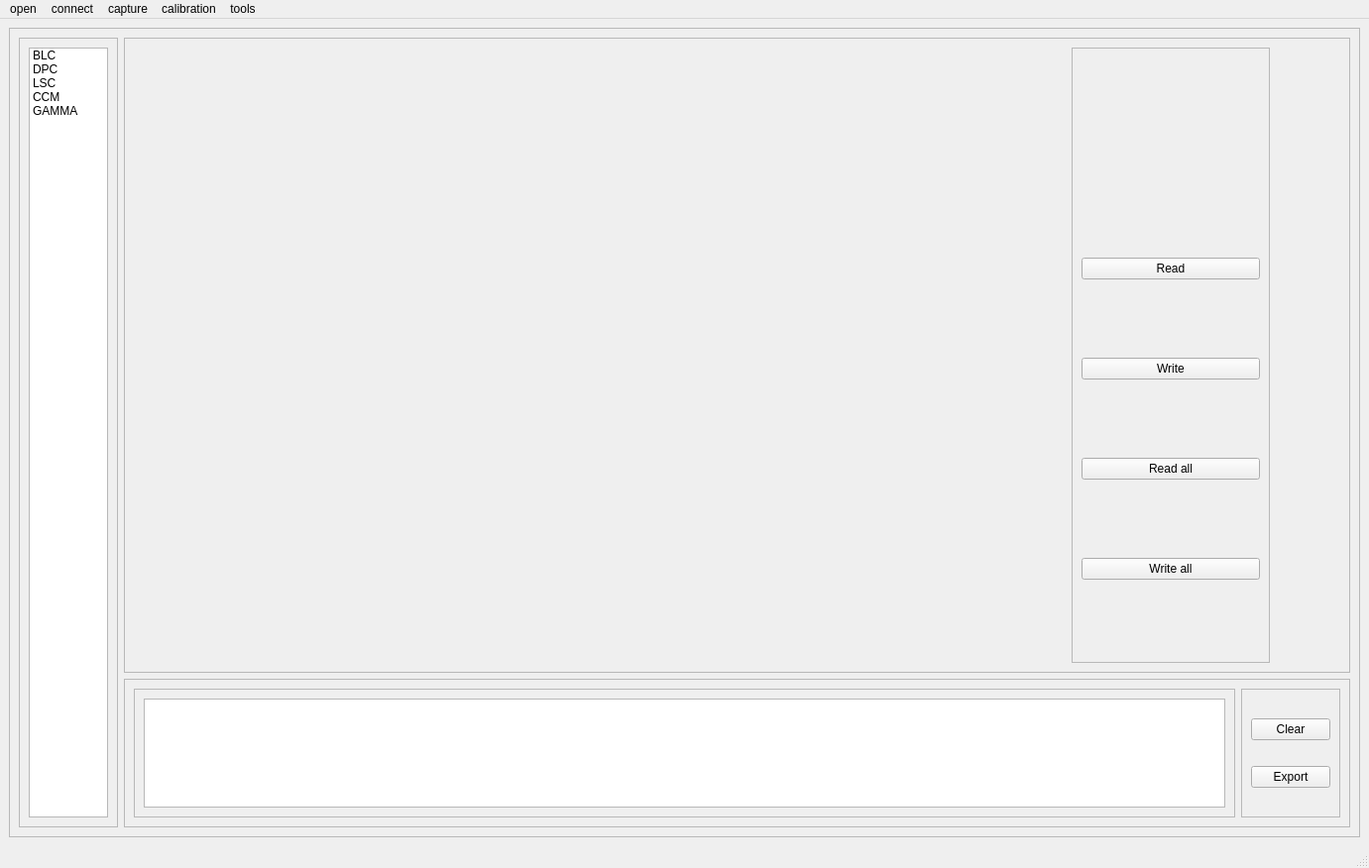
<?xml version="1.0" encoding="UTF-8"?>
<ui version="4.0">
 <class>MainWindow</class>
 <widget class="QMainWindow" name="MainWindow">
  <property name="geometry">
   <rect>
    <x>0</x>
    <y>0</y>
    <width>1381</width>
    <height>876</height>
   </rect>
  </property>
  <property name="windowTitle">
   <string>MainWindow</string>
  </property>
  <widget class="QWidget" name="centralwidget">
   <layout class="QHBoxLayout" name="horizontalLayout">
    <item>
     <widget class="QFrame" name="frame">
      <property name="frameShape">
       <enum>QFrame::StyledPanel</enum>
      </property>
      <property name="frameShadow">
       <enum>QFrame::Raised</enum>
      </property>
      <layout class="QHBoxLayout" name="horizontalLayout_3">
       <item>
        <layout class="QHBoxLayout" name="horizontalLayout_2">
         <item>
          <widget class="QFrame" name="frame_2">
           <property name="minimumSize">
            <size>
             <width>100</width>
             <height>0</height>
            </size>
           </property>
           <property name="maximumSize">
            <size>
             <width>100</width>
             <height>16777215</height>
            </size>
           </property>
           <property name="frameShape">
            <enum>QFrame::StyledPanel</enum>
           </property>
           <property name="frameShadow">
            <enum>QFrame::Raised</enum>
           </property>
           <layout class="QHBoxLayout" name="horizontalLayout_5">
            <item>
             <widget class="QListWidget" name="algorithmListWidget">
              <item>
               <property name="text">
                <string>BLC</string>
               </property>
              </item>
              <item>
               <property name="text">
                <string>DPC</string>
               </property>
              </item>
              <item>
               <property name="text">
                <string>LSC</string>
               </property>
              </item>
              <item>
               <property name="text">
                <string>CCM</string>
               </property>
              </item>
              <item>
               <property name="text">
                <string>GAMMA</string>
               </property>
              </item>
             </widget>
            </item>
           </layout>
          </widget>
         </item>
         <item>
          <layout class="QVBoxLayout" name="verticalLayout">
           <item>
            <widget class="QFrame" name="frame_3">
             <property name="frameShape">
              <enum>QFrame::StyledPanel</enum>
             </property>
             <property name="frameShadow">
              <enum>QFrame::Raised</enum>
             </property>
             <layout class="QHBoxLayout" name="horizontalLayout_6">
              <item>
               <widget class="QStackedWidget" name="parameterStackedWidget">
                <property name="sizePolicy">
                 <sizepolicy hsizetype="Expanding" vsizetype="Expanding">
                  <horstretch>0</horstretch>
                  <verstretch>0</verstretch>
                 </sizepolicy>
                </property>
                <property name="minimumSize">
                 <size>
                  <width>0</width>
                  <height>0</height>
                 </size>
                </property>
                <property name="maximumSize">
                 <size>
                  <width>800</width>
                  <height>16777215</height>
                 </size>
                </property>
                <property name="currentIndex">
                 <number>4</number>
                </property>
                <widget class="QWidget" name="page">
                 <layout class="QHBoxLayout" name="horizontalLayout_15">
                  <item>
                   <layout class="QVBoxLayout" name="verticalLayout_3">
                    <item>
                     <layout class="QHBoxLayout" name="horizontalLayout_9">
                      <item>
                       <widget class="QLabel" name="label_4">
                        <property name="text">
                         <string>Manual Offset R</string>
                        </property>
                       </widget>
                      </item>
                      <item>
                       <widget class="QSpinBox" name="manualOffsetRSpinBox">
                        <property name="maximum">
                         <number>4095</number>
                        </property>
                       </widget>
                      </item>
                      <item>
                       <widget class="QSlider" name="manualOffsetRHorizontalSlider">
                        <property name="maximum">
                         <number>4095</number>
                        </property>
                        <property name="orientation">
                         <enum>Qt::Horizontal</enum>
                        </property>
                       </widget>
                      </item>
                     </layout>
                    </item>
                    <item>
                     <layout class="QHBoxLayout" name="horizontalLayout_10">
                      <item>
                       <widget class="QLabel" name="label_5">
                        <property name="text">
                         <string>Manual Offset Gr</string>
                        </property>
                       </widget>
                      </item>
                      <item>
                       <widget class="QSpinBox" name="manualOffsetGrSpinBox">
                        <property name="maximum">
                         <number>4095</number>
                        </property>
                       </widget>
                      </item>
                      <item>
                       <widget class="QSlider" name="manualOffsetGrHorizontalSlider">
                        <property name="maximum">
                         <number>4095</number>
                        </property>
                        <property name="orientation">
                         <enum>Qt::Horizontal</enum>
                        </property>
                       </widget>
                      </item>
                     </layout>
                    </item>
                    <item>
                     <layout class="QHBoxLayout" name="horizontalLayout_11">
                      <item>
                       <widget class="QLabel" name="label_6">
                        <property name="text">
                         <string>Manual Offset Gb</string>
                        </property>
                       </widget>
                      </item>
                      <item>
                       <widget class="QSpinBox" name="manualOffsetGbSpinBox">
                        <property name="maximum">
                         <number>4095</number>
                        </property>
                       </widget>
                      </item>
                      <item>
                       <widget class="QSlider" name="manualOffsetGbHorizontalSlider">
                        <property name="maximum">
                         <number>4095</number>
                        </property>
                        <property name="orientation">
                         <enum>Qt::Horizontal</enum>
                        </property>
                       </widget>
                      </item>
                     </layout>
                    </item>
                    <item>
                     <layout class="QHBoxLayout" name="horizontalLayout_12">
                      <item>
                       <widget class="QLabel" name="label_7">
                        <property name="text">
                         <string>Manual Offset B</string>
                        </property>
                       </widget>
                      </item>
                      <item>
                       <widget class="QSpinBox" name="manualOffsetBSpinBox">
                        <property name="maximum">
                         <number>4095</number>
                        </property>
                       </widget>
                      </item>
                      <item>
                       <widget class="QSlider" name="manualOffsetBHorizontalSlider">
                        <property name="maximum">
                         <number>4095</number>
                        </property>
                        <property name="orientation">
                         <enum>Qt::Horizontal</enum>
                        </property>
                       </widget>
                      </item>
                     </layout>
                    </item>
                   </layout>
                  </item>
                 </layout>
                </widget>
                <widget class="QWidget" name="page_3">
                 <widget class="QLabel" name="label">
                  <property name="geometry">
                   <rect>
                    <x>410</x>
                    <y>300</y>
                    <width>54</width>
                    <height>12</height>
                   </rect>
                  </property>
                  <property name="text">
                   <string>dpc</string>
                  </property>
                 </widget>
                </widget>
                <widget class="QWidget" name="page_2">
                 <widget class="QLabel" name="label_3">
                  <property name="geometry">
                   <rect>
                    <x>350</x>
                    <y>340</y>
                    <width>54</width>
                    <height>12</height>
                   </rect>
                  </property>
                  <property name="text">
                   <string>lsc</string>
                  </property>
                 </widget>
                </widget>
                <widget class="QWidget" name="page_4">
                 <widget class="QTableWidget" name="ccmTableWidget">
                  <property name="geometry">
                   <rect>
                    <x>20</x>
                    <y>90</y>
                    <width>421</width>
                    <height>151</height>
                   </rect>
                  </property>
                  <row>
                   <property name="text">
                    <string>R</string>
                   </property>
                  </row>
                  <row>
                   <property name="text">
                    <string>G</string>
                   </property>
                  </row>
                  <row>
                   <property name="text">
                    <string>B</string>
                   </property>
                  </row>
                  <column>
                   <property name="text">
                    <string>R</string>
                   </property>
                  </column>
                  <column>
                   <property name="text">
                    <string>G</string>
                   </property>
                  </column>
                  <column>
                   <property name="text">
                    <string>B</string>
                   </property>
                  </column>
                 </widget>
                </widget>
                <widget class="QWidget" name="page_5">
                 <layout class="QVBoxLayout" name="verticalLayout_5">
                  <item>
                   <layout class="QHBoxLayout" name="horizontalLayout_13"/>
                  </item>
                 </layout>
                </widget>
               </widget>
              </item>
              <item>
               <widget class="QFrame" name="frame_8">
                <property name="minimumSize">
                 <size>
                  <width>0</width>
                  <height>0</height>
                 </size>
                </property>
                <property name="maximumSize">
                 <size>
                  <width>200</width>
                  <height>16777215</height>
                 </size>
                </property>
                <property name="frameShape">
                 <enum>QFrame::StyledPanel</enum>
                </property>
                <property name="frameShadow">
                 <enum>QFrame::Raised</enum>
                </property>
                <layout class="QHBoxLayout" name="horizontalLayout_14">
                 <item>
                  <layout class="QVBoxLayout" name="verticalLayout_4">
                   <item alignment="Qt::AlignHCenter">
                    <widget class="QLabel" name="connectIndicatorLabel">
                     <property name="minimumSize">
                      <size>
                       <width>50</width>
                       <height>50</height>
                      </size>
                     </property>
                     <property name="maximumSize">
                      <size>
                       <width>50</width>
                       <height>50</height>
                      </size>
                     </property>
                     <property name="styleSheet">
                      <string notr="true">image: url(:/background/connect_success.png);</string>
                     </property>
                     <property name="text">
                      <string/>
                     </property>
                     <property name="pixmap">
                      <pixmap>:/background/C:/Users/yanke/Desktop/连接成功.png</pixmap>
                     </property>
                     <property name="scaledContents">
                      <bool>true</bool>
                     </property>
                    </widget>
                   </item>
                   <item>
                    <widget class="QPushButton" name="readParamPushButton">
                     <property name="text">
                      <string>Read</string>
                     </property>
                    </widget>
                   </item>
                   <item>
                    <widget class="QPushButton" name="writeParamPushButton">
                     <property name="text">
                      <string>Write</string>
                     </property>
                    </widget>
                   </item>
                   <item>
                    <widget class="QPushButton" name="readAllParamPushButton">
                     <property name="text">
                      <string>Read all</string>
                     </property>
                    </widget>
                   </item>
                   <item>
                    <widget class="QPushButton" name="writeAllParamPushButton">
                     <property name="text">
                      <string>Write all</string>
                     </property>
                    </widget>
                   </item>
                  </layout>
                 </item>
                </layout>
               </widget>
              </item>
             </layout>
            </widget>
           </item>
           <item>
            <widget class="QFrame" name="frame_4">
             <property name="minimumSize">
              <size>
               <width>0</width>
               <height>150</height>
              </size>
             </property>
             <property name="maximumSize">
              <size>
               <width>16777215</width>
               <height>150</height>
              </size>
             </property>
             <property name="frameShape">
              <enum>QFrame::StyledPanel</enum>
             </property>
             <property name="frameShadow">
              <enum>QFrame::Raised</enum>
             </property>
             <layout class="QHBoxLayout" name="horizontalLayout_7">
              <item>
               <layout class="QHBoxLayout" name="horizontalLayout_4">
                <item>
                 <widget class="QFrame" name="frame_5">
                  <property name="frameShape">
                   <enum>QFrame::StyledPanel</enum>
                  </property>
                  <property name="frameShadow">
                   <enum>QFrame::Raised</enum>
                  </property>
                  <layout class="QHBoxLayout" name="horizontalLayout_8">
                   <item>
                    <widget class="QTextBrowser" name="logTextBrowser"/>
                   </item>
                  </layout>
                 </widget>
                </item>
                <item>
                 <widget class="QFrame" name="frame_6">
                  <property name="frameShape">
                   <enum>QFrame::StyledPanel</enum>
                  </property>
                  <property name="frameShadow">
                   <enum>QFrame::Raised</enum>
                  </property>
                  <layout class="QVBoxLayout" name="verticalLayout_2">
                   <item>
                    <widget class="QPushButton" name="clearLogButton">
                     <property name="text">
                      <string>Clear</string>
                     </property>
                    </widget>
                   </item>
                   <item>
                    <widget class="QPushButton" name="expoerLogButton">
                     <property name="text">
                      <string>Export</string>
                     </property>
                    </widget>
                   </item>
                  </layout>
                 </widget>
                </item>
               </layout>
              </item>
             </layout>
            </widget>
           </item>
          </layout>
         </item>
        </layout>
       </item>
      </layout>
     </widget>
    </item>
   </layout>
  </widget>
  <widget class="QMenuBar" name="menubar">
   <property name="geometry">
    <rect>
     <x>0</x>
     <y>0</y>
     <width>1381</width>
     <height>26</height>
    </rect>
   </property>
   <widget class="QMenu" name="menuopen">
    <property name="title">
     <string>open</string>
    </property>
   </widget>
   <widget class="QMenu" name="menuconnect">
    <property name="title">
     <string>connect</string>
    </property>
    <addaction name="actionconnect_board"/>
    <addaction name="actiondisconnect_board"/>
   </widget>
   <widget class="QMenu" name="menutools">
    <property name="title">
     <string>tools</string>
    </property>
    <addaction name="actionraw2dng"/>
   </widget>
   <widget class="QMenu" name="menucalibration">
    <property name="title">
     <string>calibration</string>
    </property>
    <addaction name="actionraw"/>
   </widget>
   <widget class="QMenu" name="menucapture">
    <property name="title">
     <string>capture</string>
    </property>
    <addaction name="actionhttp_jpg"/>
   </widget>
   <addaction name="menuopen"/>
   <addaction name="menuconnect"/>
   <addaction name="menucapture"/>
   <addaction name="menucalibration"/>
   <addaction name="menutools"/>
  </widget>
  <widget class="QStatusBar" name="statusbar"/>
  <action name="actionraw2dng">
   <property name="text">
    <string>raw2dng</string>
   </property>
  </action>
  <action name="actionconnect_board">
   <property name="text">
    <string>connect board</string>
   </property>
  </action>
  <action name="actiondisconnect_board">
   <property name="text">
    <string>disconnect board</string>
   </property>
  </action>
  <action name="actionraw">
   <property name="text">
    <string>raw</string>
   </property>
  </action>
  <action name="actionhttp_jpg">
   <property name="text">
    <string>http_jpg</string>
   </property>
  </action>
 </widget>
 <resources>
  <include location="pic_rc.qrc"/>
 </resources>
 <connections/>
</ui>
